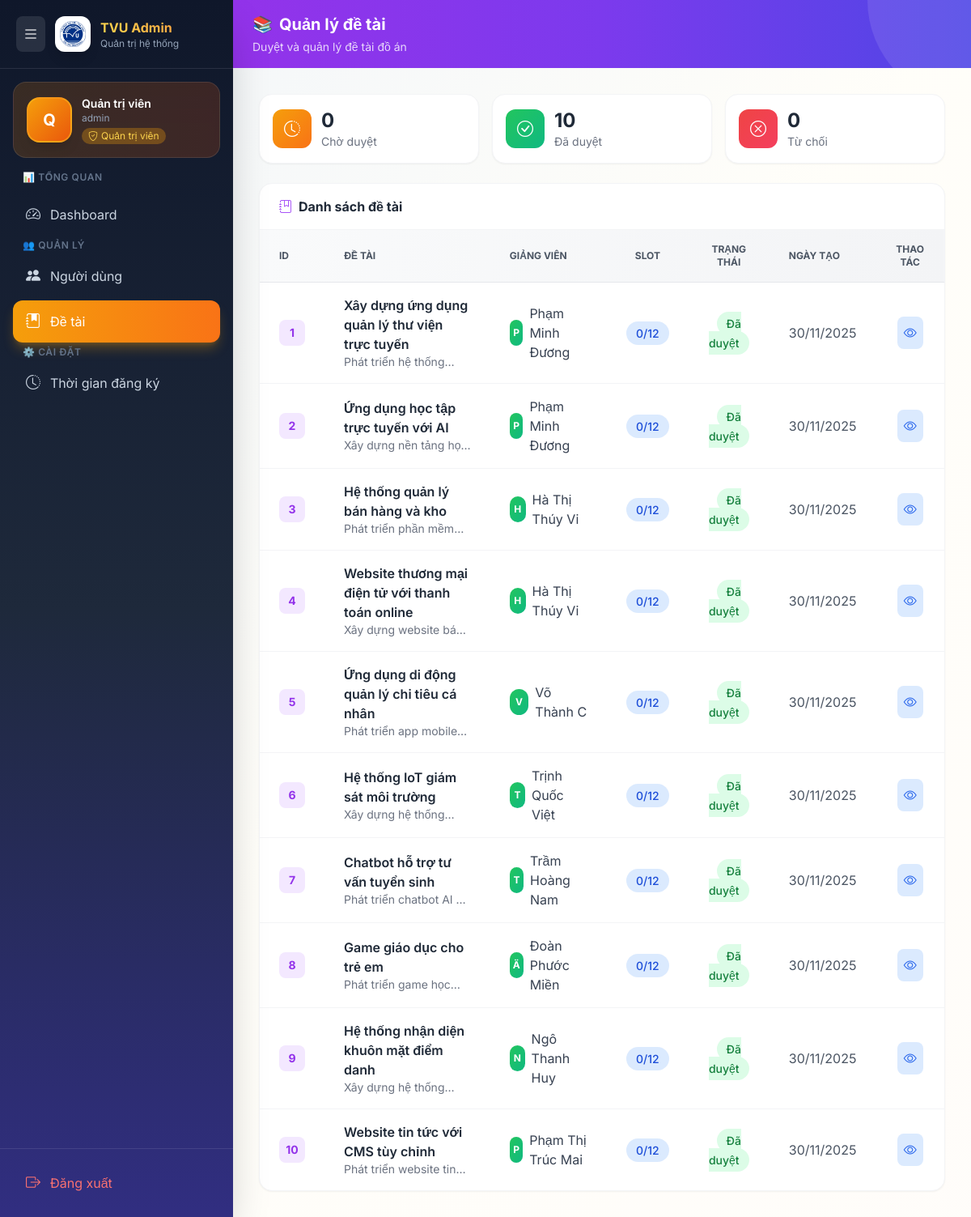
Screenshot of /public/admin/topics (signed in) with the database file from the repository.
### tables this page shows
CREATE TABLE IF NOT EXISTS topics (
    topic_id INT AUTO_INCREMENT PRIMARY KEY,
    teacher_id INT NOT NULL,
    title VARCHAR(500) NOT NULL,
    description TEXT,
    requirements TEXT,
    max_students INT DEFAULT 12 CHECK (max_students > 0 AND max_students <= 20),
    current_students INT DEFAULT 0 CHECK (current_students >= 0),
    status ENUM('pending', 'approved', 'rejected') DEFAULT 'pending',
    created_at TIMESTAMP DEFAULT CURRENT_TIMESTAMP,
    updated_at TIMESTAMP DEFAULT CURRENT_TIMESTAMP ON UPDATE CURRENT_TIMESTAMP,
    deleted_at TIMESTAMP NULL,
    
     
    FOREIGN KEY (teacher_id) REFERENCES users(user_id) ON DELETE CASCADE,
    
     
    INDEX idx_teacher_id (teacher_id),
    INDEX idx_status (status),
    INDEX idx_deleted_at (deleted_at),
    INDEX idx_created_at (created_at)
);

CREATE TABLE IF NOT EXISTS users (
    user_id INT AUTO_INCREMENT PRIMARY KEY,
    username VARCHAR(100) UNIQUE NOT NULL,
    password VARCHAR(255) NOT NULL,
    full_name VARCHAR(255) NOT NULL,
    email VARCHAR(150) UNIQUE NOT NULL,
    role ENUM('admin', 'teacher', 'student') NOT NULL DEFAULT 'student',
    student_code VARCHAR(50) UNIQUE,
    phone VARCHAR(20),
    created_at TIMESTAMP DEFAULT CURRENT_TIMESTAMP,
    updated_at TIMESTAMP DEFAULT CURRENT_TIMESTAMP ON UPDATE CURRENT_TIMESTAMP,
    deleted_at TIMESTAMP NULL,
    last_login TIMESTAMP NULL,
    
     
    INDEX idx_role (role),
    INDEX idx_student_code (student_code),
    INDEX idx_deleted_at (deleted_at),
    INDEX idx_email (email)
);

### app/core/Controller.php (called while the page is built, shortened)
<?php
class Controller {
    public function model($model) {
        return new $model();
    }
    public function view($view, $data = []) {
        require_once '../app/views/' . $view . '.php';
    }
}

### app/controllers/AdminController.php (called while the page is built, shortened)
<?php
class AdminController extends Controller {
    public function topics() {
        $topicModel = $this->model('Topic');
        $data = [
            'title' => 'Quản lý đề tài',
            'topics' => $topicModel->getAll()
        ];
        $this->view('admin/topics', $data);
    }
}

### app/core/App.php (called while the page is built, shortened)
<?php
class App {
    protected $method = 'login';
    public function __construct() {
        $url = $this->parseUrl();
        if (isset($url[0]) && file_exists('../app/controllers/' . ucfirst($url[0]) . 'Controller.php')) {
            unset($url[0]);
        }
        $this->controller = new $this->controller;
        if (get_class($this->controller) !== 'AuthController') {
            $this->method = 'index';
        }
        if (isset($url[1]) && method_exists($this->controller, $url[1])) {
            $this->method = $url[1];
            unset($url[1]);
        }
        $this->params = $url ? array_values($url) : [];
        call_user_func_array([$this->controller, $this->method], $this->params);
    }
    private function parseUrl() {
        if (isset($_GET['url'])) {
            return explode('/', filter_var(rtrim($_GET['url'], '/'), FILTER_SANITIZE_URL));
        }
        return [];
    }
}

### public/index.php (called while the page is built, shortened)
<?php
    require_once '../app/core/App.php';
    require_once '../app/core/Controller.php';
    require_once '../app/core/Database.php';
    $app = new App();

### app/models/Topic.php (called while the page is built, shortened)
<?php
class Topic {
    private $db;
    public function __construct() {
        $this->db = Database::getInstance();
    }
    public function getAll() {
        $stmt = $this->db->query("
            SELECT t.*, u.full_name as teacher_name
            FROM topics t
            JOIN users u ON t.teacher_id = u.user_id
            ORDER BY t.created_at DESC
        ");
        return $stmt->fetchAll(PDO::FETCH_ASSOC);
    }
}

### app/core/Database.php (called while the page is built, shortened)
<?php
class Database {
    private static $instance = null;
    private function __construct() {
        $host = DB_HOST;
        $port = defined('DB_PORT') ? DB_PORT : 3306;
        $dbname = DB_NAME;
        $user = DB_USER;
        $pass = DB_PASS;
        $dsn = "mysql:host=$host;port=$port;dbname=$dbname;charset=utf8mb4";
        $options = [
            PDO::ATTR_ERRMODE => PDO::ERRMODE_EXCEPTION,
            PDO::ATTR_DEFAULT_FETCH_MODE => PDO::FETCH_ASSOC,
            PDO::MYSQL_ATTR_INIT_COMMAND => "SET NAMES utf8mb4"
        ];
        $this->pdo = new PDO($dsn, $user, $pass, $options);
    }
    public static function getInstance(): PDO {
        if (self::$instance === null) {
            self::$instance = new Database();
        }
        return self::$instance->pdo;
    }
}

### app/views/admin/topics.php (the view, shortened to what this page needs)
<!DOCTYPE html>
<html lang="vi">
<head>
    <script src="https://cdn.tailwindcss.com"></script>
    <link rel="stylesheet" href="https://cdn.jsdelivr.net/npm/bootstrap-icons@1.11.0/font/bootstrap-icons.css">
</head>
<body class="font-inter bg-gradient-to-br from-slate-100 via-amber-50/30 to-orange-50/30 min-h-screen">
<?php include_once __DIR__ . '/../layouts/admin_sidebar.php'; ?>
<main class="lg:ml-72 min-h-screen">
    <header class="sticky top-0 z-30 bg-gradient-to-r from-purple-600 via-violet-600 to-indigo-600 px-6 py-4 relative overflow-hidden">
        <div class="absolute top-0 right-0 w-64 h-64 bg-white/10 rounded-full -translate-y-1/2 translate-x-1/2"></div>
        <div class="relative z-10 flex items-center justify-between">
            <div class="text-white">
                <div class="flex items-center gap-2 mb-1"><span class="text-xl">📚</span><h2 class="text-xl font-bold">Quản lý đề tài</h2></div>
                <p class="text-white/80 text-sm">Duyệt và quản lý đề tài đồ án</p>
            </div>
        </div>
    </header>
    <div class="p-6 lg:p-8">
        <div class="grid grid-cols-1 md:grid-cols-3 gap-4 mb-6">
            <?php
            $pending = count(array_filter($data['topics'] ?? [], fn($t) => $t['status'] === 'pending'));
            $approved = count(array_filter($data['topics'] ?? [], fn($t) => $t['status'] === 'approved'));
            $rejected = count(array_filter($data['topics'] ?? [], fn($t) => $t['status'] === 'rejected'));
            ?>
            <div class="bg-white rounded-2xl p-4 border border-gray-100 shadow-sm">
                <div class="flex items-center gap-3">
                    <div class="w-12 h-12 bg-gradient-to-br from-amber-500 to-orange-500 rounded-xl flex items-center justify-center">
                        <i class="bi bi-clock-history text-white text-xl"></i>
                    </div>
                    <div>
                        <p class="text-2xl font-bold text-gray-800"><?= $pending ?></p>
                        <p class="text-sm text-gray-500">Chờ duyệt</p>
                    </div>
                </div>
            </div>
            <div class="bg-white rounded-2xl p-4 border border-gray-100 shadow-sm">
                <div class="flex items-center gap-3">
                    <div class="w-12 h-12 bg-gradient-to-br from-green-500 to-emerald-500 rounded-xl flex items-center justify-center">
                        <i class="bi bi-check-circle text-white text-xl"></i>
                    </div>
                    <div>
                        <p class="text-2xl font-bold text-gray-800"><?= $approved ?></p>
                        <p class="text-sm text-gray-500">Đã duyệt</p>
                    </div>
                </div>
            </div>
            <div class="bg-white rounded-2xl p-4 border border-gray-100 shadow-sm">
                <div class="flex items-center gap-3">
                    <div class="w-12 h-12 bg-gradient-to-br from-red-500 to-rose-500 rounded-xl flex items-center justify-center">
                        <i class="bi bi-x-circle text-white text-xl"></i>
                    </div>
                    <div>
                        <p class="text-2xl font-bold text-gray-800"><?= $rejected ?></p>
                        <p class="text-sm text-gray-500">Từ chối</p>
                    </div>
                </div>
            </div>
        </div>
        <div class="bg-white rounded-2xl shadow-sm border border-gray-100 overflow-hidden">
            <div class="px-6 py-4 border-b border-gray-100">
                <h3 class="font-bold text-gray-800 flex items-center gap-2">
                    <i class="bi bi-journal-bookmark text-purple-500"></i>
                    Danh sách đề tài
                </h3>
            </div>
            <div class="overflow-x-auto">
                <table class="w-full">
                    <thead class="bg-gradient-to-r from-gray-50 to-gray-100 border-b border-gray-200">
                        <tr>
                            <th class="px-6 py-4 text-left text-xs font-bold text-gray-600 uppercase">ID</th>
                            <th class="px-6 py-4 text-left text-xs font-bold text-gray-600 uppercase">Đề tài</th>
                            <th class="px-6 py-4 text-left text-xs font-bold text-gray-600 uppercase">Giảng viên</th>
                            <th class="px-6 py-4 text-center text-xs font-bold text-gray-600 uppercase">Slot</th>
                            <th class="px-6 py-4 text-center text-xs font-bold text-gray-600 uppercase">Trạng thái</th>
                            <th class="px-6 py-4 text-left text-xs font-bold text-gray-600 uppercase">Ngày tạo</th>
                            <th class="px-6 py-4 text-center text-xs font-bold text-gray-600 uppercase">Thao tác</th>
                        </tr>
                    </thead>
                    <tbody class="divide-y divide-gray-100">
                        <?php if (!empty($data['topics'])): ?>
                        <?php foreach ($data['topics'] as $topic): ?>
                        <tr class="hover:bg-purple-50/50 transition-all">
                            <td class="px-6 py-4">
                                <span class="w-8 h-8 bg-purple-100 text-purple-600 rounded-lg flex items-center justify-center font-bold text-sm"><?= $topic['topic_id'] ?></span>
                            </td>
                            <td class="px-6 py-4">
                                <p class="font-semibold text-gray-800"><?= htmlspecialchars($topic['title']) ?></p>
                                <p class="text-sm text-gray-500 line-clamp-1"><?= htmlspecialchars($topic['description'] ?? '') ?></p>
                            </td>
                            <td class="px-6 py-4">
                                <div class="flex items-center gap-2">
                                    <div class="w-8 h-8 bg-gradient-to-br from-green-500 to-emerald-500 rounded-full flex items-center justify-center text-white text-xs font-bold">
                                        <?= strtoupper(substr($topic['teacher_name'], 0, 1)) ?>
                                    </div>
                                    <span class="text-gray-700"><?= htmlspecialchars($topic['teacher_name']) ?></span>
                                </div>
                            </td>
                            <td class="px-6 py-4 text-center">
                                <span class="px-3 py-1.5 bg-blue-100 text-blue-700 text-sm font-medium rounded-full">
                                    <?= $topic['current_students'] ?>/<?= $topic['max_students'] ?>
                                </span>
                            </td>
                            <td class="px-6 py-4 text-center">
                                <?php
                                $statusColors = ['pending' => 'amber', 'approved' => 'green', 'rejected' => 'red'];
                                $statusNames = ['pending' => 'Chờ duyệt', 'approved' => 'Đã duyệt', 'rejected' => 'Từ chối'];
                                $color = $statusColors[$topic['status']] ?? 'gray';
                                ?>
                                <span class="px-3 py-1.5 bg-<?= $color ?>-100 text-<?= $color ?>-700 text-sm font-medium rounded-full">
                                    <?= $statusNames[$topic['status']] ?? $topic['status'] ?>
                                </span>
                            </td>
                            <td class="px-6 py-4 text-gray-600"><?= date('d/m/Y', strtotime($topic['created_at'])) ?></td>
                            <td class="px-6 py-4">
                                <div class="flex items-center justify-center gap-2">
                                    <button onclick="openDetailModal(<?= htmlspecialchars(json_encode($topic)) ?>)"
                                        class="p-2 bg-blue-100 hover:bg-blue-200 text-blue-600 rounded-lg transition-all" title="Xem">
                                        <i class="bi bi-eye"></i>
                                    </button>
                                </div>
                            </td>
                        </tr>
                        <?php endforeach; ?>
                        <?php endif; ?>
                    </tbody>
                </table>
            </div>
        </div>
    </div>
</main>
</body>
</html>

### rows the page displays
topics: topic_id "1", title "Xây dựng ứng dụng quản lý thư viện trực tuyến", description "Phát triển hệ…", teacher.full_name "P", teacher.full_name "Phạm Minh Đương", current_students "0", max_students "12", status "Đã duyệt", created_at "30/11/2025"
topics: topic_id "2", title "Ứng dụng học tập trực tuyến với AI", description "Xây dựng nền tảng…", teacher.full_name "P", teacher.full_name "Phạm Minh Đương", current_students "0", max_students "12", status "Đã duyệt", created_at "30/11/2025"
topics: topic_id "3", title "Hệ thống quản lý bán hàng và kho", description "Phát triển phần…", teacher.full_name "H", teacher.full_name "Hà Thị Thúy Vi", current_students "0", max_students "12", status "Đã duyệt", created_at "30/11/2025"
topics: topic_id "4", title "Website thương mại điện tử với thanh toán online", description "Xây dựng website…", teacher.full_name "H", teacher.full_name "Hà Thị Thúy Vi", current_students "0", max_students "12", status "Đã duyệt", created_at "30/11/2025"
topics: topic_id "5", title "Ứng dụng di động quản lý chi tiêu cá nhân", description "Phát triển app…", teacher.full_name "V", teacher.full_name "Võ Thành C", current_students "0", max_students "12", status "Đã duyệt", created_at "30/11/2025"
topics: topic_id "6", title "Hệ thống IoT giám sát môi trường", description "Xây dựng hệ…", teacher.full_name "T", teacher.full_name "Trịnh Quốc Việt", current_students "0", max_students "12", status "Đã duyệt", created_at "30/11/2025"
topics: topic_id "7", title "Chatbot hỗ trợ tư vấn tuyển sinh", description "Phát triển chatbot AI…", teacher.full_name "T", teacher.full_name "Trầm Hoàng Nam", current_students "0", max_students "12", status "Đã duyệt", created_at "30/11/2025"
topics: topic_id "8", title "Game giáo dục cho trẻ em", description "Phát triển game…", teacher.full_name "Ä", teacher.full_name "Đoàn Phước Miền", current_students "0", max_students "12", status "Đã duyệt", created_at "30/11/2025"
topics: topic_id "9", title "Hệ thống nhận diện khuôn mặt điểm danh", description "Xây dựng hệ…", teacher.full_name "N", teacher.full_name "Ngô Thanh Huy", current_students "0", max_students "12", status "Đã duyệt", created_at "30/11/2025"
topics: topic_id "10", title "Website tin tức với CMS tùy chỉnh", description "Phát triển website…", teacher.full_name "P", teacher.full_name "Phạm Thị Trúc Mai", current_students "0", max_students "12", status "Đã duyệt", created_at "30/11/2025"

### other values shown
$adminInitial "Q"
$_SESSION['full_name'] "Quản trị viên"
$_SESSION['username'] "admin"
$pending "0"
$approved "10"
$rejected "0"
